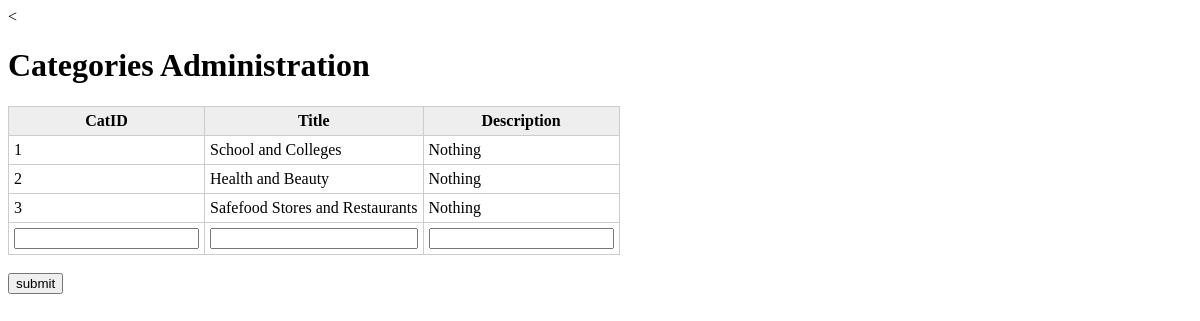
/Lab06/ex65/admin.php, run on the app's committed database.
### tables this page shows
CREATE TABLE `Categories` (
  `CategoryID` int NOT NULL,
  `Title` varchar(255) NOT NULL,
  `Description` varchar(255) NOT NULL
);

### Lab06/ex65/admin.php (the view, shortened to what this page needs)
<!DOCTYPE html>
<html lang="en">
    <head>
        <<link rel="stylesheet" href="main.css"/>
    </head>
    <body>
        <h1>Categories Administration</h1>
        <?php
        $server = 'localhost';
        $user = 'phppgm';
        $pass = 'mypasswd';
        $mydb = 'business_service';
        $con = mysqli_connect($server, $user, $pass, $mydb);
        $sql = "SELECT * FROM Categories";
        $result = mysqli_query($con, $sql);
        if (mysqli_num_rows($result) > 0) {
            echo '<form method="POST" action="admin.php">';
            echo '<table cellpadding="0" cellspacing="0" class="db-table">';
            echo '<tr><th>CatID</th><th>Title</th><th>Description</th></tr>';
            while ($row = mysqli_fetch_assoc($result)) {
                echo '<tr>';
                foreach ($row as $field) {
                    print '<td>' . $field . '</td>';
                }
                echo '</tr>';
            }
            print '<tr>';
            print '<td><input type="text" name="newCart"/></td>';
            print '<td><input type="text" name="newTitle"/></id>';
            print '<td><input type="text" name="newDesc"/></id>';
            print '</tr>';
            echo '</table><br />';
            print '<input type="submit" value="submit" onclick="insert">';
            echo '</form>';
        } else {
            echo "0 results";
        }
        ?>
    </body>
</html>

### Lab06/ex65/main.css (style rules this page uses)
input[type=text] { width: 100%; box-sizing: border-box; }
table.db-table { border-right:1px solid #ccc; border-bottom:1px solid #ccc; }
table.db-table th { background:#eee; padding:5px; border-left:1px solid #ccc; border-top:1px solid #ccc; }
table.db-table td { padding:5px; border-left:1px solid #ccc; border-top:1px solid #ccc; }

### data on the page
categories: CategoryID "1", Title "School and Colleges", Description "Nothing"
categories: CategoryID "2", Title "Health and Beauty", Description "Nothing"
categories: CategoryID "3", Title "Safefood Stores and Restaurants", Description "Nothing"
